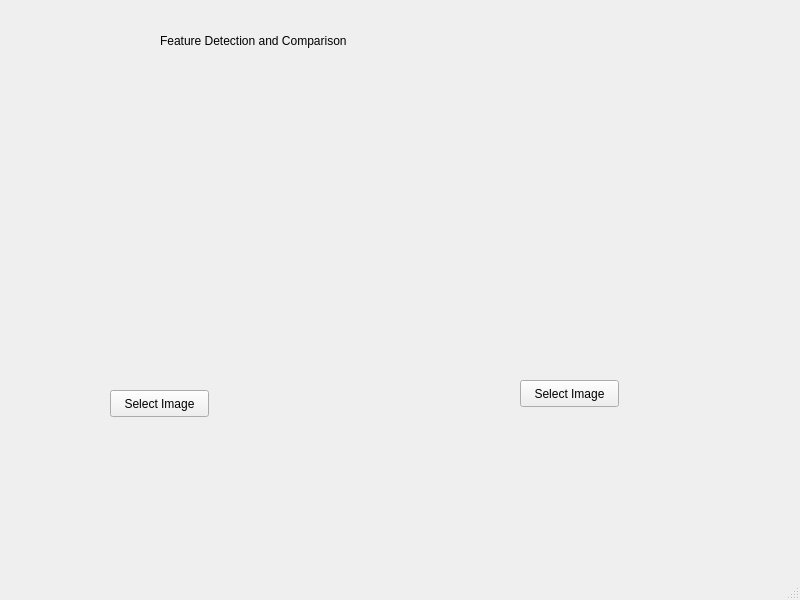
<?xml version="1.0" encoding="UTF-8"?>
<ui version="4.0">
 <class>FeatureWindow</class>
 <widget class="QMainWindow" name="FeatureWindow">
  <property name="geometry">
   <rect>
    <x>0</x>
    <y>0</y>
    <width>800</width>
    <height>600</height>
   </rect>
  </property>
  <property name="windowTitle">
   <string>MainWindow</string>
  </property>
  <widget class="QWidget" name="centralwidget">
   <widget class="QLabel" name="label">
    <property name="geometry">
     <rect>
      <x>160</x>
      <y>20</y>
      <width>241</width>
      <height>41</height>
     </rect>
    </property>
    <property name="text">
     <string>Feature Detection and Comparison</string>
    </property>
   </widget>
   <widget class="QLabel" name="image1">
    <property name="geometry">
     <rect>
      <x>70</x>
      <y>90</y>
      <width>191</width>
      <height>251</height>
     </rect>
    </property>
    <property name="text">
     <string/>
    </property>
   </widget>
   <widget class="QLabel" name="image2">
    <property name="geometry">
     <rect>
      <x>470</x>
      <y>90</y>
      <width>191</width>
      <height>251</height>
     </rect>
    </property>
   </widget>
   <widget class="QPushButton" name="pushButton">
    <property name="geometry">
     <rect>
      <x>110</x>
      <y>390</y>
      <width>99</width>
      <height>27</height>
     </rect>
    </property>
    <property name="text">
     <string>Select Image</string>
    </property>
   </widget>
   <widget class="QPushButton" name="pushButton_2">
    <property name="geometry">
     <rect>
      <x>520</x>
      <y>380</y>
      <width>99</width>
      <height>27</height>
     </rect>
    </property>
    <property name="text">
     <string>Select Image</string>
    </property>
   </widget>
  </widget>
  <widget class="QMenuBar" name="menubar">
   <property name="geometry">
    <rect>
     <x>0</x>
     <y>0</y>
     <width>800</width>
     <height>25</height>
    </rect>
   </property>
  </widget>
  <widget class="QStatusBar" name="statusbar"/>
 </widget>
 <resources/>
 <connections/>
</ui>
